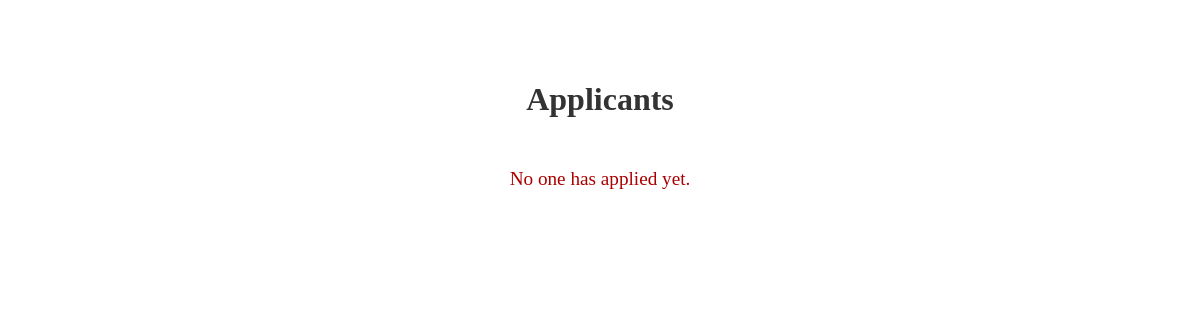
The page /jobli/applies (signed in) on the database as committed earlier.
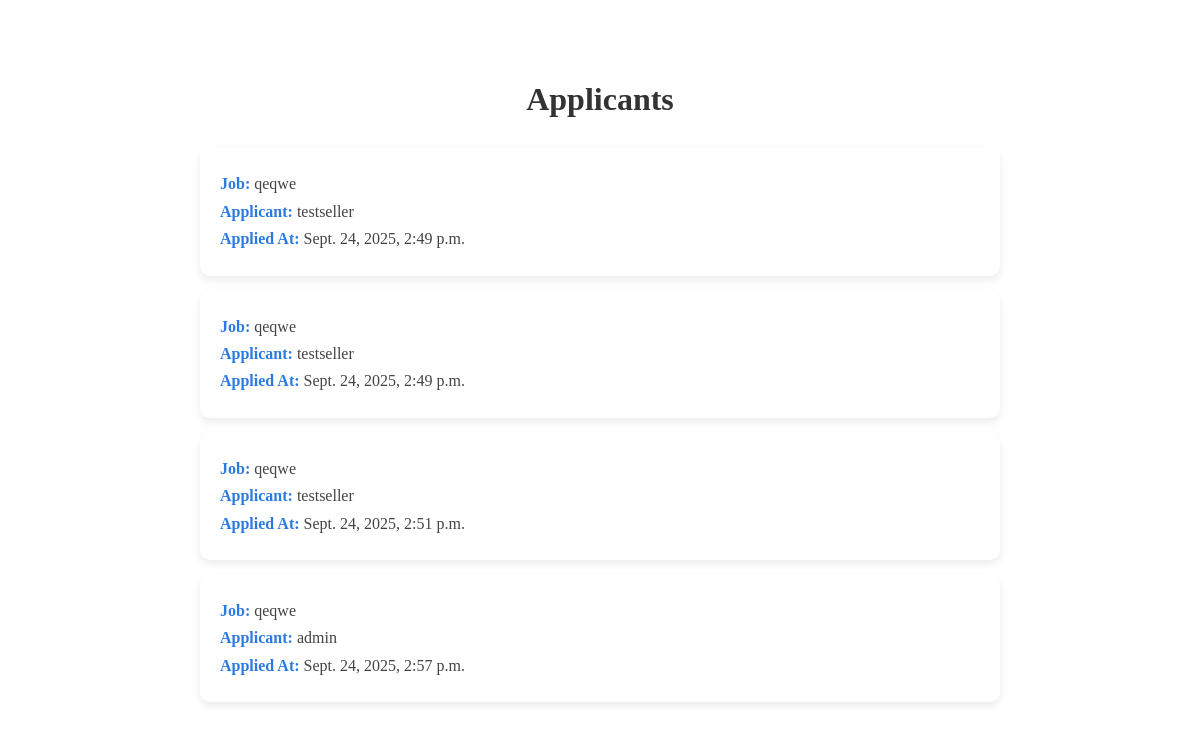
The same page on the database as committed later.
### mainapp/models.py (models this page shows, shortened)
class Apply(models.Model):
    job=models.ForeignKey(Job,on_delete=models.CASCADE)
    user=models.ForeignKey(CustomUser,on_delete=models.CASCADE)
    letter=models.TextField()
    applied_at=models.DateTimeField(auto_now_add=True)

class Job(models.Model):
    title=models.CharField(max_length=30)
    about=models.TextField()
    posted_at=models.DateTimeField(auto_now_add=True)
    owner=models.ForeignKey(CustomUser,on_delete=models.CASCADE)

### users/models.py (models this page shows, shortened)
class CustomUser(AbstractUser):
    ROLE_CHOICES=(
        ("job seeker","Job seeker"),
        ("job owner","Job owner" ),
    )
    role=models.CharField(max_length=30, choices=ROLE_CHOICES, default="job seeker")

### mainapp/views.py (the view)
# urls.py: path('applies',views.ReadApply.as_view(),name='appies'),
class ReadApply(LoginRequiredMixin, ListView,UserPassesTestMixin):
    model=Apply
    template_name='applies.html'
    context_object_name='apply'
    class Meta:
        unique_together=('job','user')
    def get_queryset(self) :
        return Apply.objects.filter(job__owner=self.request.user)

### mainapp/templates/applies.html (shortened to what this page needs)
<!DOCTYPE html>
<html lang="en">
<head>
</head>
<body>
    {% block content %}
    <div class="apply-container">
        <h1 class="apply-title">Applicants</h1>
        {% if apply %}
            <ul class="apply-list">
                {% for app in apply %}
                    {% if request.user == app.job.owner %}
                    <li class="apply-card">
                        <p><strong>Job:</strong> {{ app.job.title }}</p>
                        <p><strong>Applicant:</strong> {{ app.user.username }}</p>
                        <p><strong>Applied At:</strong> {{ app.applied_at }}</p>
                    </li>
                    {% endif %}
                {% endfor %}
            </ul>
        {% else %}
            <p class="no-access">No one has applied yet.</p>
        {% endif %}
    </div>
    {% endblock %}
</body>
</html>

### mainapp/templates/applies.html (style rules this page uses)
.apply-container { max-width: 800px; margin: 40px auto; padding: 20px; }
.apply-title { text-align: center; margin-bottom: 30px; font-size: 2rem; color: #333; font-weight: bold; }
.apply-list { list-style: none; padding: 0; margin: 0; }
.apply-card { background: #fff; border-radius: 10px; padding: 20px; margin-bottom: 15px; box-shadow: 0 4px 8px rgba(0,0,0,0.08); }
.apply-card p { margin: 5px 0; color: #444; line-height: 1.4; }
.apply-card strong { color: #2a7ae4; }

Rows that differ between the two databases and show on the page:
added Apply: job "qeqwe", user.username "testseller", applied_at "Sept. 24, 2025, 2:49 p.m."
added Apply: job "qeqwe", user.username "testseller", applied_at "Sept. 24, 2025, 2:49 p.m."
added Apply: job "qeqwe", user.username "testseller", applied_at "Sept. 24, 2025, 2:51 p.m."
added Apply: job "qeqwe", user.username "admin", applied_at "Sept. 24, 2025, 2:57 p.m."
Other text that changed with them:
text no longer shown: "No one has applied yet."
